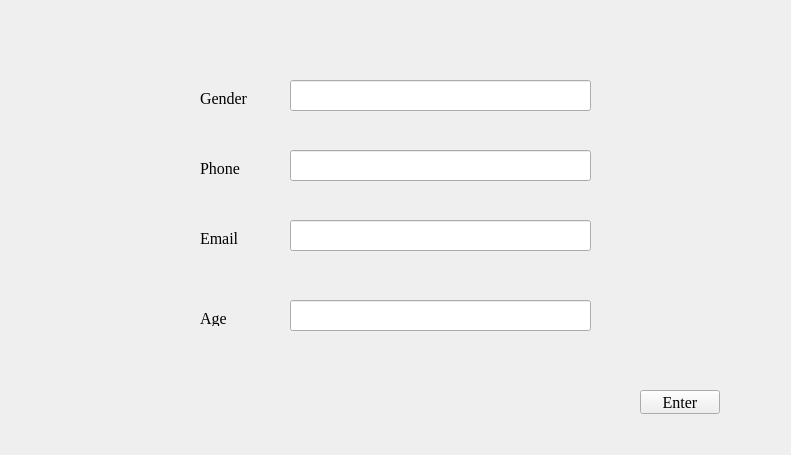
<?xml version="1.0" encoding="UTF-8"?>
<ui version="4.0">
 <class>signup_patient</class>
 <widget class="QWidget" name="signup_patient">
  <property name="geometry">
   <rect>
    <x>0</x>
    <y>0</y>
    <width>791</width>
    <height>455</height>
   </rect>
  </property>
  <property name="font">
   <font>
    <family>Times New Roman</family>
    <pointsize>12</pointsize>
   </font>
  </property>
  <property name="windowTitle">
   <string>Form</string>
  </property>
  <widget class="QLineEdit" name="up_p_gen">
   <property name="geometry">
    <rect>
     <x>290</x>
     <y>80</y>
     <width>301</width>
     <height>31</height>
    </rect>
   </property>
   <property name="styleSheet">
    <string notr="true"/>
   </property>
  </widget>
  <widget class="QLineEdit" name="up_p_age">
   <property name="geometry">
    <rect>
     <x>290</x>
     <y>300</y>
     <width>301</width>
     <height>31</height>
    </rect>
   </property>
   <property name="styleSheet">
    <string notr="true"/>
   </property>
  </widget>
  <widget class="QLabel" name="label">
   <property name="geometry">
    <rect>
     <x>200</x>
     <y>90</y>
     <width>91</width>
     <height>16</height>
    </rect>
   </property>
   <property name="styleSheet">
    <string notr="true">font: 12pt &quot;Times New Roman&quot;;</string>
   </property>
   <property name="text">
    <string>Gender</string>
   </property>
  </widget>
  <widget class="QLabel" name="label_3">
   <property name="geometry">
    <rect>
     <x>200</x>
     <y>230</y>
     <width>91</width>
     <height>16</height>
    </rect>
   </property>
   <property name="styleSheet">
    <string notr="true">font: 12pt &quot;Times New Roman&quot;;</string>
   </property>
   <property name="text">
    <string>Email</string>
   </property>
  </widget>
  <widget class="QLabel" name="label_4">
   <property name="geometry">
    <rect>
     <x>200</x>
     <y>310</y>
     <width>91</width>
     <height>16</height>
    </rect>
   </property>
   <property name="styleSheet">
    <string notr="true">font: 12pt &quot;Times New Roman&quot;;</string>
   </property>
   <property name="text">
    <string>Age</string>
   </property>
  </widget>
  <widget class="QLabel" name="label_2">
   <property name="geometry">
    <rect>
     <x>200</x>
     <y>160</y>
     <width>91</width>
     <height>16</height>
    </rect>
   </property>
   <property name="styleSheet">
    <string notr="true">font: 12pt &quot;Times New Roman&quot;;</string>
   </property>
   <property name="text">
    <string>Phone</string>
   </property>
  </widget>
  <widget class="QLineEdit" name="up_p_email">
   <property name="geometry">
    <rect>
     <x>290</x>
     <y>220</y>
     <width>301</width>
     <height>31</height>
    </rect>
   </property>
   <property name="styleSheet">
    <string notr="true"/>
   </property>
  </widget>
  <widget class="QLineEdit" name="up_p_ph">
   <property name="geometry">
    <rect>
     <x>290</x>
     <y>150</y>
     <width>301</width>
     <height>31</height>
    </rect>
   </property>
   <property name="styleSheet">
    <string notr="true"/>
   </property>
  </widget>
  <widget class="QPushButton" name="pushButton">
   <property name="geometry">
    <rect>
     <x>640</x>
     <y>390</y>
     <width>80</width>
     <height>24</height>
    </rect>
   </property>
   <property name="styleSheet">
    <string notr="true">font: 12pt &quot;Times New Roman&quot;;</string>
   </property>
   <property name="text">
    <string>Enter</string>
   </property>
  </widget>
 </widget>
 <resources/>
 <connections/>
</ui>
